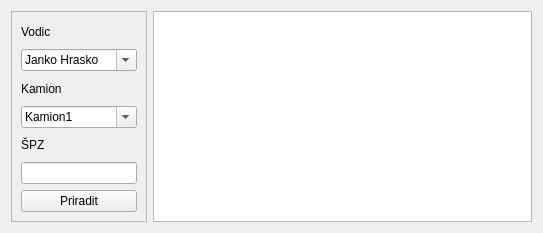
<?xml version="1.0" encoding="UTF-8"?>
<ui version="4.0">
 <class>KamionyW</class>
 <widget class="QWidget" name="KamionyW">
  <property name="geometry">
   <rect>
    <x>0</x>
    <y>0</y>
    <width>543</width>
    <height>233</height>
   </rect>
  </property>
  <property name="windowTitle">
   <string>Kamiony</string>
  </property>
  <layout class="QFormLayout" name="formLayout">
   <item row="0" column="0">
    <widget class="QFrame" name="frame">
     <property name="frameShape">
      <enum>QFrame::StyledPanel</enum>
     </property>
     <property name="frameShadow">
      <enum>QFrame::Raised</enum>
     </property>
     <layout class="QVBoxLayout" name="verticalLayout">
      <item>
       <widget class="QLabel" name="label_2">
        <property name="text">
         <string>Vodic</string>
        </property>
       </widget>
      </item>
      <item>
       <widget class="QComboBox" name="vodic">
        <property name="editable">
         <bool>true</bool>
        </property>
        <item>
         <property name="text">
          <string>Janko Hrasko</string>
         </property>
        </item>
        <item>
         <property name="text">
          <string>Jozko Makovic</string>
         </property>
        </item>
        <item>
         <property name="text">
          <string>Petra Ladenska</string>
         </property>
        </item>
       </widget>
      </item>
      <item>
       <widget class="QLabel" name="label">
        <property name="text">
         <string>Kamion</string>
        </property>
       </widget>
      </item>
      <item>
       <widget class="QComboBox" name="kamion">
        <property name="editable">
         <bool>true</bool>
        </property>
        <item>
         <property name="text">
          <string>Kamion1</string>
         </property>
        </item>
        <item>
         <property name="text">
          <string>Kamion2</string>
         </property>
        </item>
        <item>
         <property name="text">
          <string>Kamion3</string>
         </property>
        </item>
        <item>
         <property name="text">
          <string>Ext1</string>
         </property>
        </item>
        <item>
         <property name="text">
          <string>Ext2</string>
         </property>
        </item>
       </widget>
      </item>
      <item>
       <widget class="QLabel" name="label_5">
        <property name="text">
         <string>ŠPZ</string>
        </property>
       </widget>
      </item>
      <item>
       <widget class="QLineEdit" name="spz">
        <property name="toolTip">
         <string>&lt;html&gt;&lt;head/&gt;&lt;body&gt;&lt;p&gt;&lt;br/&gt;&lt;/p&gt;&lt;p&gt;&lt;br/&gt;&lt;/p&gt;&lt;/body&gt;&lt;/html&gt;</string>
        </property>
        <property name="text">
         <string/>
        </property>
       </widget>
      </item>
      <item>
       <widget class="QPushButton" name="priraditB">
        <property name="text">
         <string>Priradit</string>
        </property>
       </widget>
      </item>
     </layout>
    </widget>
   </item>
   <item row="0" column="1">
    <widget class="QTableView" name="tabulka_jazdy"/>
   </item>
  </layout>
 </widget>
 <resources/>
 <connections/>
</ui>
